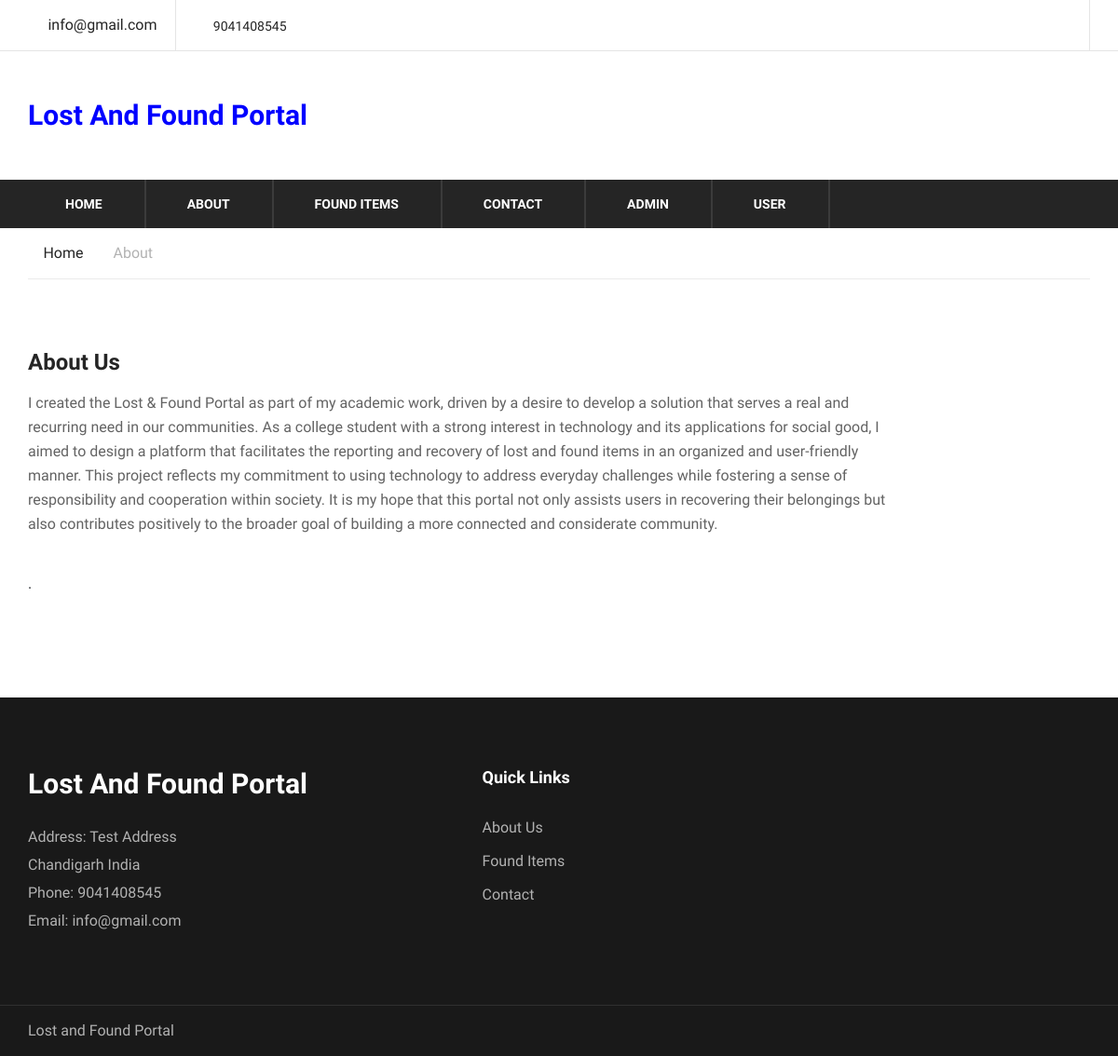
Page /lostfound/about.php on the committed database.
### tables this page shows
CREATE TABLE `tblpage` (
  `ID` int(10) NOT NULL,
  `PageType` varchar(120) DEFAULT NULL,
  `PageTitle` varchar(200) DEFAULT NULL,
  `PageDescription` mediumtext DEFAULT NULL,
  `Email` varchar(120) DEFAULT NULL,
  `MobileNumber` bigint(10) DEFAULT NULL,
  `UpdationDate` timestamp NULL DEFAULT NULL ON UPDATE current_timestamp()
);

### lostfound/about.php (the view, shortened to what this page needs)
<?php
include('includes/dbconnection.php');
?>
<!DOCTYPE html>
<html lang="zxx">
<head>
    <link rel="stylesheet" href="css/bootstrap.min.css" type="text/css">
    <link rel="stylesheet" href="css/font-awesome.min.css" type="text/css">
    <link rel="stylesheet" href="css/themify-icons.css" type="text/css">
    <link rel="stylesheet" href="css/elegant-icons.css" type="text/css">
    <link rel="stylesheet" href="css/owl.carousel.min.css" type="text/css">
    <link rel="stylesheet" href="css/nice-select.css" type="text/css">
    <link rel="stylesheet" href="css/jquery-ui.min.css" type="text/css">
    <link rel="stylesheet" href="css/slicknav.min.css" type="text/css">
    <link rel="stylesheet" href="css/style.css" type="text/css">
</head>
<body>
   <?php include_once('includes/header.php');?>
    <div class="breacrumb-section">
        <div class="container">
            <div class="row">
                <div class="col-lg-12">
                    <div class="breadcrumb-text">
                        <a href="#"><i class="fa fa-home"></i> Home</a>
                        <span>About</span>
                    </div>
                </div>
            </div>
        </div>
    </div>
    <section class="contact-section spad">
        <div class="container">
            <div class="row">
                <?php
 $query=mysqli_query($con,"select * from  tblpage where PageType='aboutus'");
 while ($row=mysqli_fetch_array($query)) {
 ?>
                <div class="col-lg-10">
                    <div class="contact-title">
                        <h4><?php  echo $row['PageTitle'];?></h4>
                        <p><?php  echo $row['PageDescription'];?>.</p>
                    </div>
                </div><?php } ?>
            </div>
        </div>
    </section>
 <?php include_once('includes/footer.php');?>
</body>
</html>

### lostfound/includes/header.php (shortened to what this page needs)
   <header class="header-section">
       <div class="header-top">
           <div class="container">
                <?php
$query=mysqli_query($con,"select * from  tblpage where PageType='contactus'");
while ($row=mysqli_fetch_array($query)) {
?>
               <div class="ht-left">
                   <div class="mail-service">
                       <i class=" fa fa-envelope"></i>
                       <?php  echo $row['Email'];?>
                   </div>
                   <div class="phone-service">
                       <i class=" fa fa-phone"></i>
                     <?php  echo $row['MobileNumber'];?>
                   </div>
               </div><?php } ?>
               <div class="ht-right">
                   <div class="top-social">
                       <a href="#"><i class="ti-facebook"></i></a>
                       <a href="#"><i class="ti-twitter-alt"></i></a>
                       <a href="#"><i class="ti-linkedin"></i></a>
                       <a href="#"><i class="ti-pinterest"></i></a>
                   </div>
               </div>
           </div>
       </div>
       <div class="container">
           <div class="inner-header">
               <div class="row">
                   <div class="col-lg-8 col-md-2">
                       <div class="logo">
                           <a href="index.php">
                               <h3 style="font-weight: bolder;color: blue;">Lost And Found Portal</h3>
                           </a>
                       </div>
                   </div>
                   <div class="col-lg-3 text-right col-lg-3">
                   </div>
               </div>
           </div>
       </div>
       <div class="nav-item">
           <div class="container">
               <nav class="nav-menu mobile-menu">
                   <ul>
                        <?php
if($_SESSION['lfsuid']==0){?>
                       <li><a href="index.php">Home</a></li>
                       <li><a href="about.php">About</a></li>
                           <li><a href="found-item.php">Found Items</a></li>
                       <li><a href="contact.php">Contact</a></li>
                     <li><a href="admin/login.php">Admin</a></li>
                      <li><a href="user/login.php">User</a></li>
                      <?php } ?>
                   </ul>
               </nav>
           </div>
       </div>
   </header>

### lostfound/includes/footer.php (shortened to what this page needs)
 <footer class="footer-section">
        <div class="container">
            <div class="row">
                <div class="col-lg-4">
                    <div class="footer-left">
                        <div class="footer-logo">
                             <h3 style="font-weight: bolder;color: white;">Lost And Found Portal</h3>
                          <?php
 $query=mysqli_query($con,"select * from  tblpage where PageType='contactus'");
 while ($row=mysqli_fetch_array($query)) {
 ?>               </div>
                        <ul>
                            <li>Address:    <?php  echo $row['PageDescription'];?></li>
                            <li>Phone:    <?php  echo $row['MobileNumber'];?></li>
                            <li>Email: <?php  echo $row['Email'];?></li>
                        </ul>
     <?php } ?>
                    </div>
                </div>
               <div class="col-lg-3 offset-lg-1">
                    <div class="footer-widget">
                        <h5>Quick Links</h5>
                        <ul>
                            <li><a href="about.php">About Us</a></li>
                            <li><a href="found-item.php">Found Items</a></li>
                            <li><a href="contact.php">Contact</a></li>
                        </ul>
                    </div>
                </div>
            </div>
        </div>
        <div class="copyright-reserved">
            <div class="container">
                <div class="row">
                    <div class="col-lg-12">
                        <div class="copyright-text">
Lost and Found Portal
                        </div>
                    </div>
                </div>
            </div>
        </div>
    </footer>

### lostfound/css/style.css (style rules this page uses)
html, body { height: 100%; font-family: "Muli", sans-serif; -webkit-font-smoothing: antialiased; font-smoothing: antialiased; }
h1, h2, h3, h4, h5, h6 { margin: 0; color: #111111; font-weight: 400; font-family: "Muli", sans-serif; }
h3 { font-size: 30px; }
h4 { font-size: 24px; }
h5 { font-size: 18px; }
p { font-size: 16px; font-family: "Muli", sans-serif; color: #636363; font-weight: 400; line-height: 26px; margin: 0 0 15px 0; }
ul, ol { padding: 0; margin: 0; }
.spad { padding-top: 100px; padding-bottom: 100px; }
.header-top { display: -webkit-box; display: -ms-flexbox; display: flex; border-bottom: 1px solid #e5e5e5; }
.header-top .ht-left { float: left; }
.header-top .ht-left .mail-service { font-size: 16px; color: #252525; float: left; border-right: 1px solid #E5E5E5; padding-top: 15px; padding-bottom: 15px; padding-right: 20px; }
.header-top .ht-left .mail-service i { margin-right: 5px; }
.header-top .ht-left .phone-service { float: right; font-size: 14px; color: #252525; line-height: 27px; padding-top: 15px; padding-bottom: 12px; padding-left: 20px; }
.header-top .ht-left .phone-service i { margin-right: 5px; }
.header-top .ht-right { float: right; }
.header-top .ht-right .top-social { float: right; padding-right: 20px; padding-top: 15px; padding-bottom: 15px; border-right: 1px solid #e5e5e5; }
.header-top .ht-right .top-social a { color: #252525; font-size: 14px; display: inline-block; margin-left: 15px; }
.inner-header { padding: 39px 0; }
.inner-header .logo { padding: 12px 0; }
.inner-header .logo a { display: inline-block; }
.nav-item { background: #252525; display: -webkit-box; display: -ms-flexbox; display: flex; }
.nav-item .nav-menu { display: -webkit-inline-box; display: -ms-inline-flexbox; display: inline-flex; position: relative; }
.nav-item .nav-menu li { list-style: none; display: inline-block; margin-left: -5px; position: relative; }
.nav-item .nav-menu li a { font-size: 14px; font-weight: 700; display: block; color: #ffffff; border-right: 2px solid #3b3b3b; text-transform: uppercase; padding: 16px 42px 15px; -webkit-transition: all 0.3s; -o-transition: all 0.3s; transition: all 0.3s; }
.footer-section { background: #191919; padding-top: 75px; }
.footer-left { margin-bottom: 30px; }
.footer-left .footer-logo { margin-bottom: 24px; }
.footer-left ul li { list-style: none; color: #b2b2b2; font-size: 16px; line-height: 30px; }
.footer-widget { margin-bottom: 30px; }
.footer-widget h5 { color: #ffffff; font-weight: 700; margin-bottom: 26px; }
.footer-widget ul li { list-style: none; }
.footer-widget ul li a { line-height: 36px; font-size: 16px; color: #b2b2b2; }
.copyright-reserved { border-top: 1px solid #303030; padding: 15px 0; margin-top: 45px; }
.copyright-reserved .copyright-text { float: left; font-size: 16px; color: #b2b2b2; }
.breadcrumb-text { border-bottom: 1px solid #ebebeb; padding: 15px 0; }
.breadcrumb-text a { display: inline-block; font-size: 16px; color: #252525; margin-right: 28px; position: relative; }
.breadcrumb-text a:after { position: absolute; right: -18px; top: 0px; content: ""; font-family: "FontAwesome"; font-size: 16px; color: #b2b2b2; }
.breadcrumb-text span { display: inline-block; color: #b2b2b2; }
.contact-section { padding-top: 75px; padding-bottom: 80px; }
.contact-title { margin-bottom: 30px; }
.contact-title h4 { color: #252525; font-weight: 700; margin-bottom: 16px; }
@media only screen and (min-width: 1200px) and (max-width: 1920px) { .nav-item .nav-menu li a { padding: 16px 45px 15px; } }
@media only screen and (min-width: 1200px) { .container { max-width: 1170px; } }

### rows in the picture
tblpage: Email "info@gmail.com", MobileNumber "9041408545", PageDescription "Test Address Chandigarh India"
tblpage: PageTitle "About Us", PageDescription "I created the Lost & Found Portal as part of my academic work, driven by a desire to develop a solution that serves a real and recurring need in our communities. As a college student with a strong interest in technology and its applications for social good, I aimed to design a platform that facilitates the reporting and recovery of lost and found items in an organized and user-friendly manner. This project reflects my commitment to using technology to address everyday challenges while fostering a sense of responsibility and cooperation within society. It is my hope that this portal not only assists users in recovering their belongings but also contributes positively to the broader goal of…"
